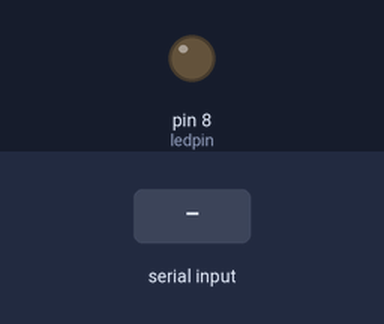
Simulated run of this sketch. Board: Arduino Uno, built with avr-gcc and run on an emulated ATmega328P. On the bench: output pins drawn as LEDs (lit = HIGH). Inputs (shaded band) come from the test bench.

Above: at 1.2 s.
1.3 s: "H" received over Serial
At 1.9 s:
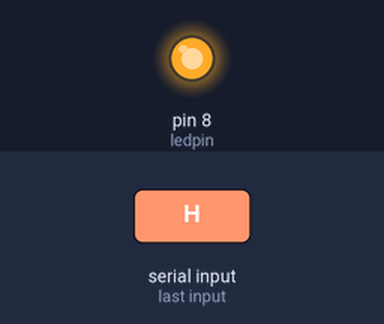
2.9 s: "1" received over Serial
At 4.3 s:
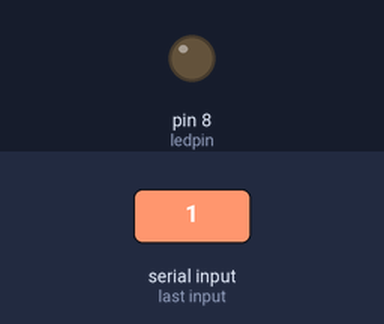
Timing chart, 0 to 5.9 s (numbered marks = the images above; inputs shaded):
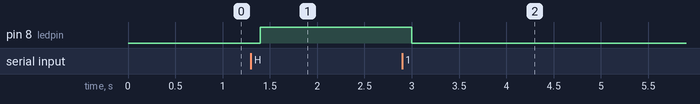

Measured:
- after the input at 1.3 s, pin 8 (ledpin): LOW → HIGH after 0.10 s
- after the input at 2.9 s, pin 8 (ledpin): HIGH → LOW after 0.10 s

The sketch:

Pump_Control.ino
```cpp
char val;
int ledpin = 8;

void setup() {
  pinMode(ledpin, OUTPUT);
  Serial.begin(9600);
}

void loop() {
  if(Serial.available()) {
    val = Serial.read();
  }
  if(val == 'H') {
    digitalWrite(ledpin, HIGH);
  } else {
    digitalWrite(ledpin, LOW);
  }
  delay(100);
}
```
